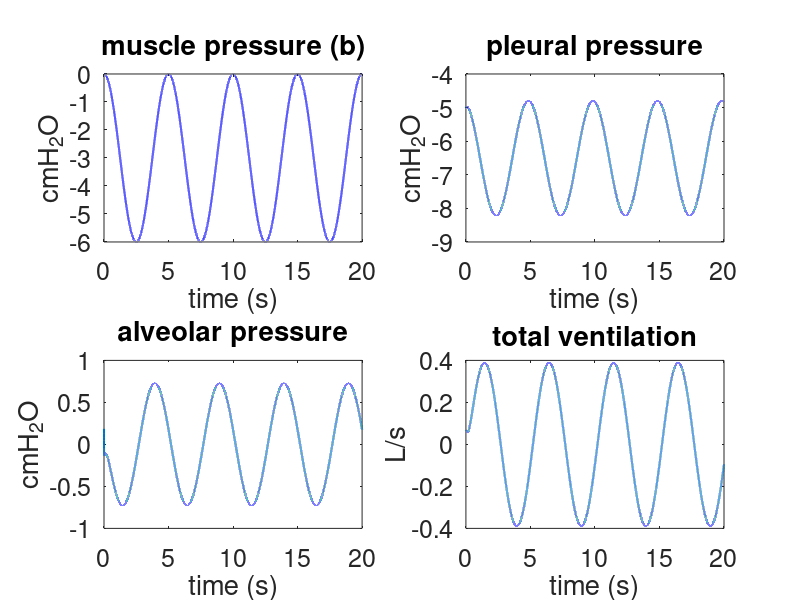
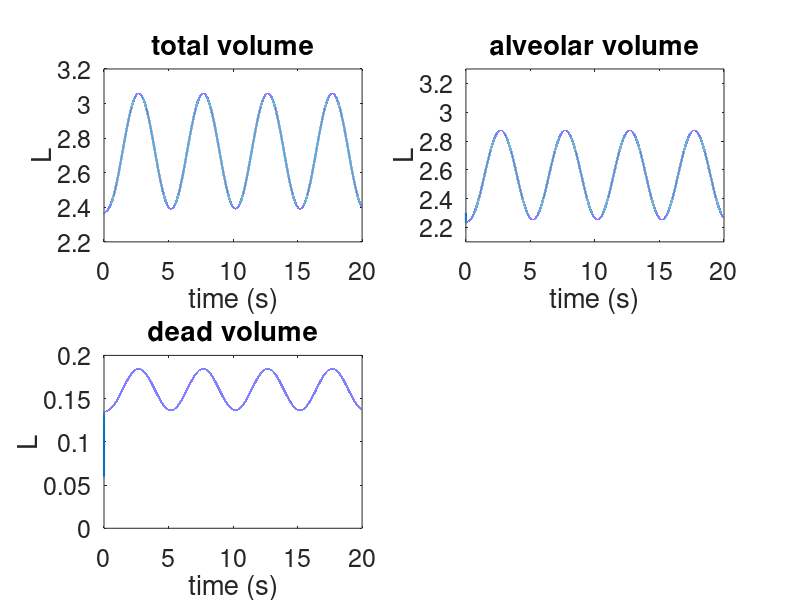

The MATLAB source for these figures, in order:

clear
close all
clc

Cl = 0.00127;
Ct = 0.00238;
Cb = 0.0131;
CA = 0.2;
Ccw = 0.2445;
Vul = 34.4/1000;
Vut = 6.63/1000;
Vub = 18.7/1000;
VuA = 1263/1000;
Rml = 1.021;
Rlt = 0.3369;
Rtb = 0.3063;
RbA = 0.0817;
dt = 0.0002;
t = (0:dt:20);
L = length(t);
P1 = zeros(1,L);
P2 = zeros(1,L);
P3 = zeros(1,L);
P4 = zeros(1,L);
P5 = zeros(1,L);
Pl = zeros(1,L);
Ppl = zeros(1,L);
Pt = zeros(1,L);
Pb = zeros(1,L);
PA = zeros(1,L);
    
dV = zeros(1,L);
dVA = zeros(1,L);
dVd = zeros(1,L);
Vl = zeros(1,L);
Vt = zeros(1,L);
Vb = zeros(1,L);
VA = zeros(1,L);
VD = zeros(1,L);

P5(1) = -5;
P4(1) = (2.3 - VuA) /CA;

T=5;
Pa0 = 0; %  normal ventilation
Amus = 3;
Pmus = (Amus*cos(2*pi/T*t)-Amus);

    
for j = 1: L
    Pl(j) = P1(j);
    Ppl(j) = P5(j) + Pmus(j);   %Pmus va calcolata fuori;
    Pt(j) = P2(j) + Ppl(j);
    Pb(j) = P3(j) + Ppl(j);
    PA(j) = P4(j) + Ppl(j);
    
    dV(j) = (Pa0 - Pl(j))/Rml;   % instantaneous total ventilation
    dVA(j) = (Pb(j) - PA(j))/RbA;  % instantaneous alveolar ventialtion 
    Vl(j) = Cl*Pl(j) + Vul;
    Vt(j) = Ct*(Pt(j) - Ppl(j)) + Vut;
    Vb(j) = Cb*(Pb(j) - Ppl(j)) + Vub;
    VA(j) = CA*(PA(j) - Ppl(j)) + VuA;
    VD(j) = Vl(j) + Vt(j) + Vb(j);
    
    dP1 = 1/Cl* ( (Pa0 - Pl(j))/Rml - (Pl(j) - Pt(j))/Rlt );
    dP2 = 1/Ct* ( (Pl(j) - Pt(j))/Rlt - (Pt(j) - Pb(j))/Rtb );
    dP3 = 1/Cb* ( (Pt(j) - Pb(j))/Rtb - (Pb(j) - PA(j))/RbA );
    dP4 = 1/CA* (Pb(j) - PA(j))/RbA;
    dP5 = 1/Ccw* (Pl(j) - Pt(j))/Rlt;
    
    P1(j+1) = P1(j) + dP1*dt;
    P2(j+1) = P2(j) + dP2*dt;
    P3(j+1) = P3(j) + dP3*dt;
    P4(j+1) = P4(j) + dP4*dt;
    P5(j+1) = P5(j) + dP5*dt;
    
end

Width = 1.5;
Font = 18;

    figure(1)
    subplot(221)
    plot(t, Pmus,'b','linewidth',Width);
    title('muscle pressure (b)','fontsize',Font)
    ylabel('cmH_2O','fontsize',Font)
    xlabel('time (s)','fontsize',Font)
    set(gca,'fontsize',Font)
    subplot(222)
    plot(t,Ppl,'linewidth',Width)
    title('pleural pressure','fontsize',Font)
    xlabel('time (s)','fontsize',Font)
    ylabel('cmH_2O','fontsize',Font)
    set(gca,'fontsize',Font)
    subplot(223)
    plot(t,PA','linewidth',Width)
    title('alveolar pressure','fontsize',Font)
    xlabel('time (s)','fontsize',Font)
    ylabel('cmH_2O','fontsize',Font)
    set(gca,'fontsize',Font)
    subplot(224)
    plot(t(100:end),dVA(100:end),'linewidth',Width)
    title('total ventilation','fontsize',Font)
    xlabel('time (s)','fontsize',Font)
    ylabel('L/s','fontsize',Font)
    set(gca,'fontsize',Font)
    
    figure(2)
    subplot(221)
    plot(t, VA+VD,'linewidth',Width);
    title('total volume','fontsize',Font)
    xlabel('time (s)','fontsize',Font)
    ylabel('L','fontsize',Font)
    set(gca,'fontsize',Font)
    subplot(222)
    plot(t,VA,'linewidth',Width)
    title('alveolar volume','fontsize',Font)
    xlabel('time (s)','fontsize',Font)
    ylabel('L','fontsize',Font)
    set(gca,'fontsize',Font)
    axis([0 20 2.1 3.3])
    subplot(223)
    plot(t,VD,'linewidth',Width)
    title('dead volume','fontsize',Font)
    xlabel('time (s)','fontsize',Font)
    ylabel('L','fontsize',Font)
    set(gca,'fontsize',Font)

        
Alveolar_Vent = (max(VA(round(10/dt):end)) - min(VA(round(10/dt):end)))*60/T;
Vmin = VA  + VD;
Minute_Vent = (max(Vmin(round(10/dt):end)) - min(Vmin(round(10/dt):end)))*60/T;
disp(Alveolar_Vent)
disp(Minute_Vent)
